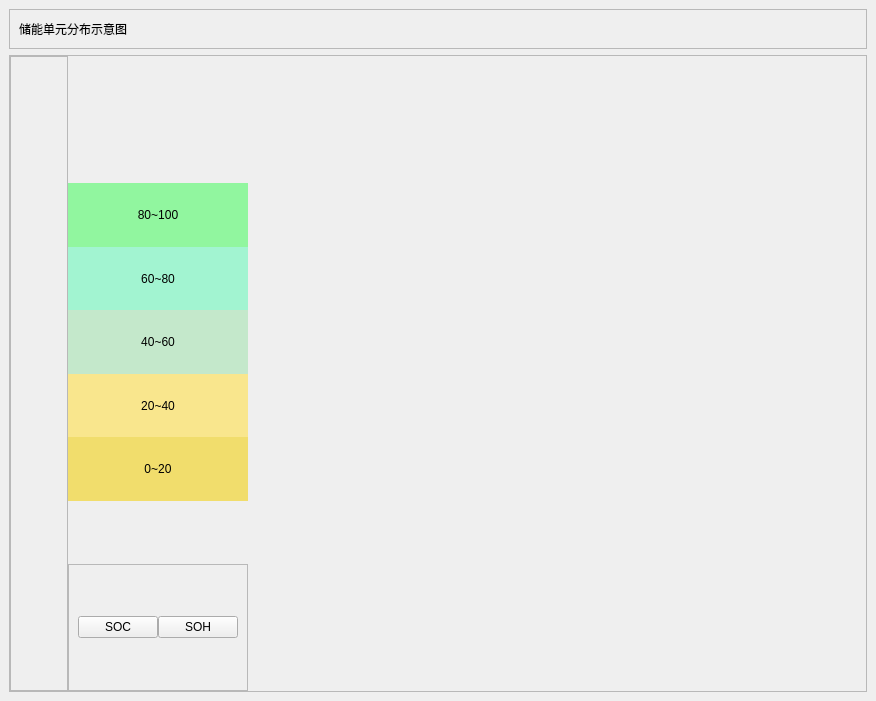
<?xml version="1.0" encoding="UTF-8"?>
<ui version="4.0">
 <class>BatteryStackView</class>
 <widget class="QWidget" name="BatteryStackView">
  <property name="geometry">
   <rect>
    <x>0</x>
    <y>0</y>
    <width>876</width>
    <height>701</height>
   </rect>
  </property>
  <property name="windowTitle">
   <string>Form</string>
  </property>
  <layout class="QVBoxLayout" name="verticalLayout_2" stretch="0,1">
   <property name="spacing">
    <number>6</number>
   </property>
   <property name="leftMargin">
    <number>9</number>
   </property>
   <property name="topMargin">
    <number>9</number>
   </property>
   <property name="rightMargin">
    <number>9</number>
   </property>
   <property name="bottomMargin">
    <number>9</number>
   </property>
   <item>
    <widget class="QFrame" name="frame">
     <property name="frameShape">
      <enum>QFrame::StyledPanel</enum>
     </property>
     <property name="frameShadow">
      <enum>QFrame::Raised</enum>
     </property>
     <property name="k1" stdset="0">
      <bool>true</bool>
     </property>
     <layout class="QHBoxLayout" name="horizontalLayout">
      <item>
       <widget class="QLabel" name="label">
        <property name="text">
         <string>储能单元分布示意图</string>
        </property>
        <property name="k1" stdset="0">
         <bool>true</bool>
        </property>
       </widget>
      </item>
      <item>
       <spacer name="horizontalSpacer">
        <property name="orientation">
         <enum>Qt::Horizontal</enum>
        </property>
        <property name="sizeHint" stdset="0">
         <size>
          <width>721</width>
          <height>20</height>
         </size>
        </property>
       </spacer>
      </item>
     </layout>
    </widget>
   </item>
   <item>
    <widget class="QFrame" name="frame_2">
     <property name="frameShape">
      <enum>QFrame::StyledPanel</enum>
     </property>
     <property name="frameShadow">
      <enum>QFrame::Raised</enum>
     </property>
     <property name="k2" stdset="0">
      <bool>true</bool>
     </property>
     <layout class="QGridLayout" name="gridLayout" rowstretch="2,5,1,2" columnstretch="3,4,32">
      <property name="leftMargin">
       <number>0</number>
      </property>
      <property name="topMargin">
       <number>0</number>
      </property>
      <property name="rightMargin">
       <number>0</number>
      </property>
      <property name="bottomMargin">
       <number>0</number>
      </property>
      <property name="spacing">
       <number>0</number>
      </property>
      <item row="0" column="0" rowspan="4">
       <widget class="QFrame" name="frame_4">
        <property name="sizePolicy">
         <sizepolicy hsizetype="Expanding" vsizetype="Preferred">
          <horstretch>0</horstretch>
          <verstretch>0</verstretch>
         </sizepolicy>
        </property>
        <property name="frameShape">
         <enum>QFrame::StyledPanel</enum>
        </property>
        <property name="frameShadow">
         <enum>QFrame::Raised</enum>
        </property>
        <property name="k2" stdset="0">
         <bool>true</bool>
        </property>
        <layout class="QVBoxLayout" name="verticalLayout_3"/>
       </widget>
      </item>
      <item row="0" column="1">
       <spacer name="verticalSpacer_2">
        <property name="orientation">
         <enum>Qt::Vertical</enum>
        </property>
        <property name="sizeHint" stdset="0">
         <size>
          <width>20</width>
          <height>123</height>
         </size>
        </property>
       </spacer>
      </item>
      <item row="0" column="2" rowspan="4">
       <widget class="QWidget" name="widget" native="true"/>
      </item>
      <item row="1" column="1">
       <layout class="QVBoxLayout" name="verticalLayout">
        <property name="spacing">
         <number>0</number>
        </property>
        <item>
         <widget class="QLabel" name="label_2">
          <property name="styleSheet">
           <string notr="true">background-color: rgb(145, 246, 159);</string>
          </property>
          <property name="text">
           <string>80~100</string>
          </property>
          <property name="alignment">
           <set>Qt::AlignCenter</set>
          </property>
         </widget>
        </item>
        <item>
         <widget class="QLabel" name="label_3">
          <property name="styleSheet">
           <string notr="true">background-color: rgb(162, 244, 209);</string>
          </property>
          <property name="text">
           <string>60~80</string>
          </property>
          <property name="alignment">
           <set>Qt::AlignCenter</set>
          </property>
         </widget>
        </item>
        <item>
         <widget class="QLabel" name="label_4">
          <property name="styleSheet">
           <string notr="true">background-color: rgb(196, 232, 203);</string>
          </property>
          <property name="text">
           <string>40~60</string>
          </property>
          <property name="alignment">
           <set>Qt::AlignCenter</set>
          </property>
         </widget>
        </item>
        <item>
         <widget class="QLabel" name="label_5">
          <property name="styleSheet">
           <string notr="true">background-color: rgb(249, 230, 141);</string>
          </property>
          <property name="text">
           <string>20~40</string>
          </property>
          <property name="alignment">
           <set>Qt::AlignCenter</set>
          </property>
         </widget>
        </item>
        <item>
         <widget class="QLabel" name="label_6">
          <property name="styleSheet">
           <string notr="true">background-color: rgb(241, 221, 108);</string>
          </property>
          <property name="text">
           <string>0~20</string>
          </property>
          <property name="alignment">
           <set>Qt::AlignCenter</set>
          </property>
         </widget>
        </item>
       </layout>
      </item>
      <item row="2" column="1">
       <spacer name="verticalSpacer">
        <property name="orientation">
         <enum>Qt::Vertical</enum>
        </property>
        <property name="sizeHint" stdset="0">
         <size>
          <width>20</width>
          <height>61</height>
         </size>
        </property>
       </spacer>
      </item>
      <item row="3" column="1">
       <widget class="QFrame" name="frame_3">
        <property name="frameShape">
         <enum>QFrame::StyledPanel</enum>
        </property>
        <property name="frameShadow">
         <enum>QFrame::Raised</enum>
        </property>
        <property name="k2" stdset="0">
         <bool>true</bool>
        </property>
        <layout class="QGridLayout" name="gridLayout_2">
         <item row="0" column="0">
          <layout class="QHBoxLayout" name="horizontalLayout_2">
           <property name="spacing">
            <number>0</number>
           </property>
           <item>
            <widget class="QPushButton" name="pushButton">
             <property name="text">
              <string>SOC</string>
             </property>
            </widget>
           </item>
           <item>
            <widget class="QPushButton" name="pushButton_2">
             <property name="text">
              <string>SOH</string>
             </property>
            </widget>
           </item>
          </layout>
         </item>
        </layout>
       </widget>
      </item>
     </layout>
    </widget>
   </item>
  </layout>
 </widget>
 <resources/>
 <connections/>
</ui>
